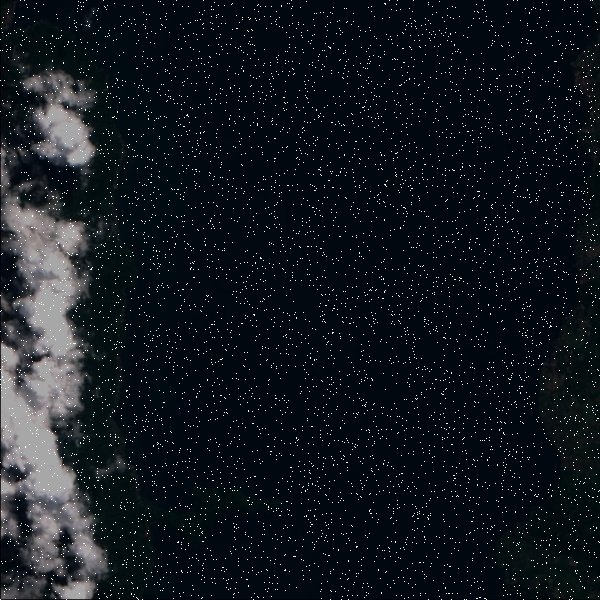
#> input picture renamed_images/7.jpg, 600 x 600 px, found by its file name
$ python ModifiedHINR.py
#> lines starting #> are read from the running program, lines starting #| are printed output that depends on the picture; after the words box and inside, x2 and y2 are one past the last pixel; in counts of white or black regions, pixels touching at a corner belong together; long printed decimals are rounded
#> further down, input_image is the input picture: shape (600, 600, 3); mean B, G, R 30.9, 24.6, 18.2
import cv2
import numpy as np

def improved_noise_removal(color_image):
    height, width, channels = color_image.shape
#> height = 600; width = 600; channels = 3
    result_image = color_image.copy()

    for y in range(1, height - 1):
        for x in range(1, width - 1):
            center_pixel = result_image[y, x]

            # Process pixels in the range of 245-255
            if np.all(center_pixel >= [245, 245, 245]) and np.all(center_pixel <= [255, 255, 255]):
                neighbors = result_image[y-1:y+2, x-1:x+2]

                if np.any(np.sum(neighbors, axis=2) < 255 * 3) and np.any(np.sum(neighbors, axis=2) > 0):
                    non_extreme_neighbors = neighbors[np.sum(neighbors, axis=2) < 255 * 3]

                    # Refine adaptive weighting based on local variance
                    local_variance = np.var(non_extreme_neighbors, axis=0)
                    weight = 0.5 + 0.5 * np.exp(-local_variance / 500)

                    # Compute the weighted average for non-extreme neighbors
                    weighted_average = np.sum(non_extreme_neighbors * weight, axis=0) / np.sum(weight)

                    # Replace the center pixel with the weighted average
                    result_image[y, x] = weighted_average.astype(np.uint8)
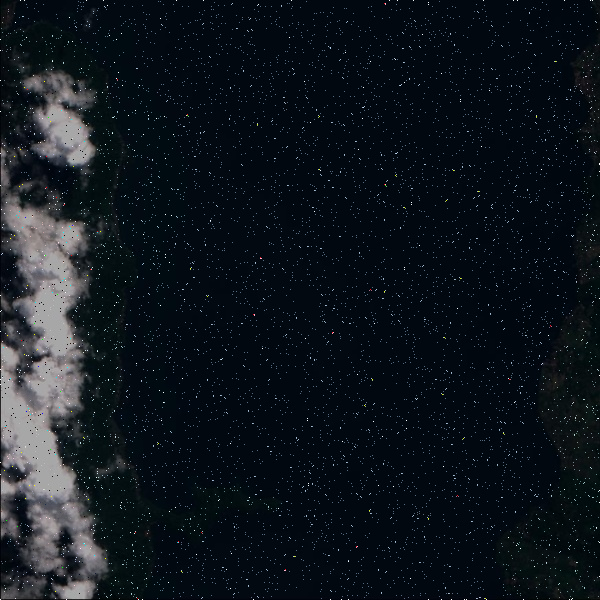
#> result_image: shape (600, 600, 3); 1.94% of pixels changed, all inside (x1, y1, x2, y2) = (1, 1, 599, 599)

    return result_image

def modified_hinr_filter(input_image):
    noise_removal_output = improved_noise_removal(input_image)

    # Additional Step: Apply morphological opening for removing isolated bright spots
    kernel = np.ones((3, 3), np.uint8)
#> kernel = [[1, 1, 1], [1, 1, 1], [1, 1, 1]]
    opening = cv2.morphologyEx(noise_removal_output, cv2.MORPH_OPEN, kernel)
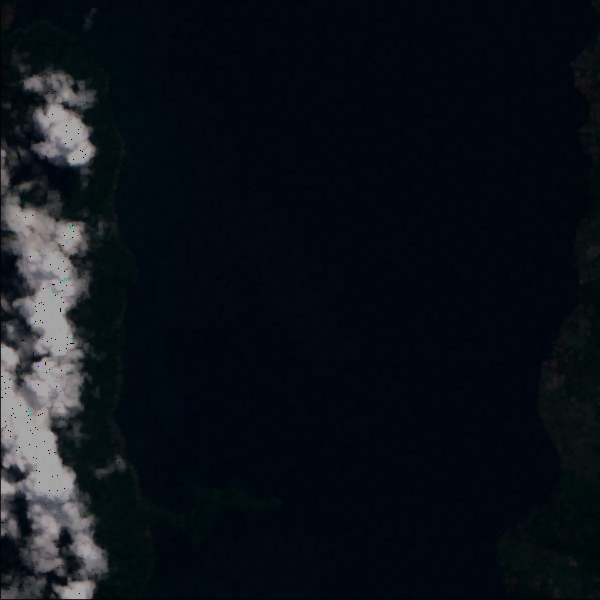
#> opening: shape (600, 600, 3); mean B, G, R 24.9, 18.4, 12.3

    # Step 2: Bilateral filter for edge preservation
    bilateral_filtered = cv2.bilateralFilter(opening, d=9, sigmaColor=20, sigmaSpace=20)

    # Step 3: Edge enhancement
    edge_enhancement = cv2.subtract(opening, bilateral_filtered)

    # Step 4: Final sharpening
    final_sharpening = cv2.add(opening, edge_enhancement)

    return final_sharpening

def calculate_metrics(input_image, output_image):
    # Convert images to grayscale for MSE and MAE calculations
    input_gray = cv2.cvtColor(input_image, cv2.COLOR_BGR2GRAY)
    output_gray = cv2.cvtColor(output_image, cv2.COLOR_BGR2GRAY)

    # Calculate Mean Squared Error (MSE)
    mse = np.mean((input_gray - output_gray) ** 2)
#> mse = 7.44

    # Calculate Mean Absolute Error (MAE)
    mae = np.mean(np.abs(input_gray - output_gray))
#> mae = 44.58

    # Calculate Peak Signal-to-Noise Ratio (PSNR)
    max_pixel_value = 255
    psnr = 20 * np.log10(max_pixel_value / np.sqrt(mse))
#> psnr = 39.41

    return mse, mae, psnr

# Load your input image
input_image = cv2.imread('7.jpg')

# Apply the modified HINR filter
filtered_image = modified_hinr_filter(input_image)

# Save the output image
cv2.imwrite('HINR.jpg', filtered_image)

# Display both the input and output images
cv2.imshow('Input Image', input_image)
cv2.imshow('Output Image', filtered_image)
cv2.waitKey(0)
cv2.destroyAllWindows()

# Calculate evaluation metrics
mse, mae, psnr = calculate_metrics(input_image, filtered_image)
#> mse = 7.44; mae = 44.58; psnr = 39.41

# Print evaluation metrics
print("Mean Squared Error (MSE):", mse)
#| Mean Squared Error (MSE): 7.442
print("Mean Absolute Error (MAE):", mae)
#| Mean Absolute Error (MAE): 44.584
print("Peak Signal-to-Noise Ratio (PSNR):", psnr)
#| Peak Signal-to-Noise Ratio (PSNR): 39.414

$ run again, with renamed_images/1.jpg copied over renamed_images/7.jpg
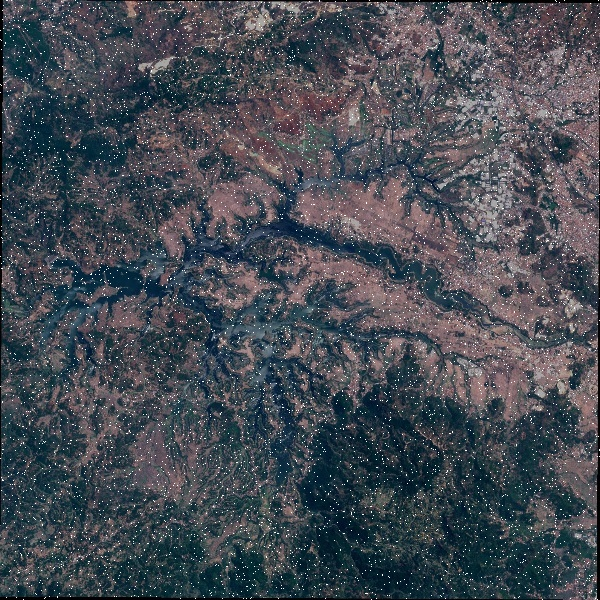
#> input picture renamed_images/1.jpg, 600 x 600 px, found by its file name
#> input_image is the input picture: shape (600, 600, 3); mean B, G, R 83.2, 75.1, 69.6
#> after the loop in improved_noise_removal, `for y in range(1, height - 1):`:
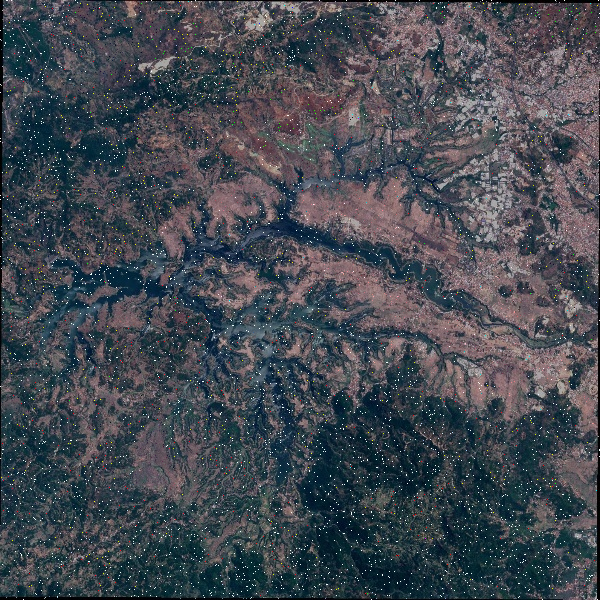
#> result_image: shape (600, 600, 3); 1.27% of pixels changed, all inside (x1, y1, x2, y2) = (1, 1, 599, 599)
#> in calculate_metrics, `output_gray = cv2.cvtColor(output_image, cv2.COLOR_BGR2GRAY)`:
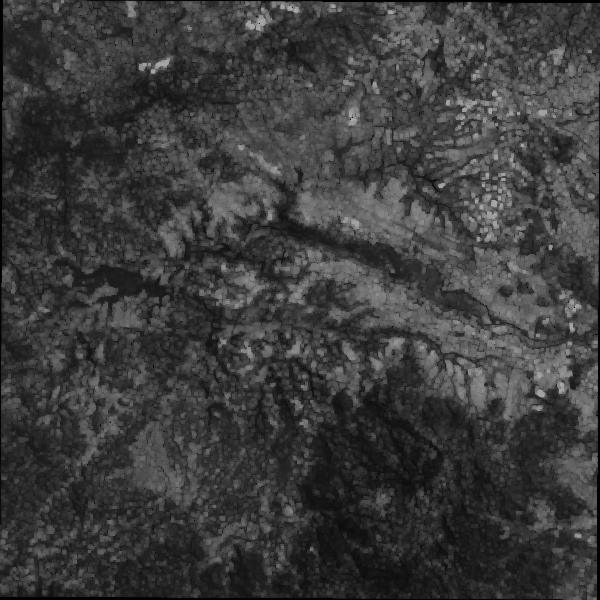
#> output_gray: shape (600, 600); min 0, max 170, mean 59.9
#> in calculate_metrics, `mse = np.mean((input_gray - output_gray) ** 2)`: mse = 55.23
#> in calculate_metrics, `mae = np.mean(np.abs(input_gray - output_gray))`: mae = 47.47
#> in calculate_metrics, `psnr = 20 * np.log10(max_pixel_value / np.sqrt(mse))`: psnr = 30.71
#> `mse, mae, psnr = calculate_metrics(input_image, filtered_image)`: mse = 55.23; mae = 47.47; psnr = 30.71
#| Mean Squared Error (MSE): 55.228
#| Mean Absolute Error (MAE): 47.474
#| Peak Signal-to-Noise Ratio (PSNR): 30.709

$ run again, with renamed_images/10.jpg copied over renamed_images/7.jpg
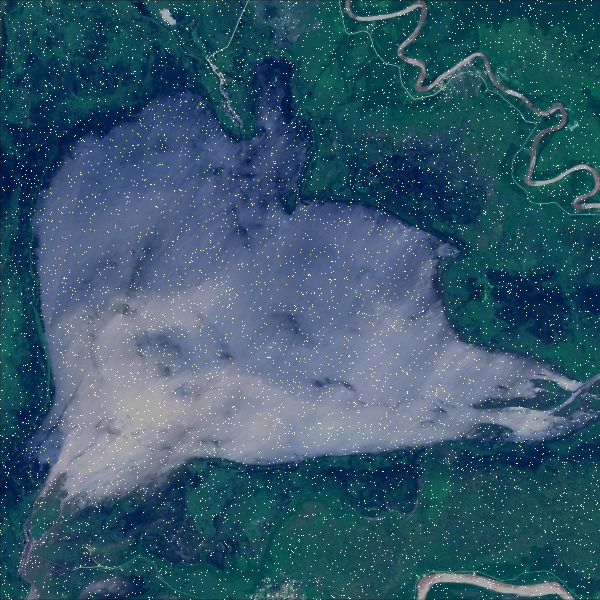
#> input picture renamed_images/10.jpg, 600 x 600 px, found by its file name
#> input_image is the input picture: shape (600, 600, 3); mean B, G, R 107.8, 88.1, 53.3
#> after the loop in improved_noise_removal, `for y in range(1, height - 1):`:
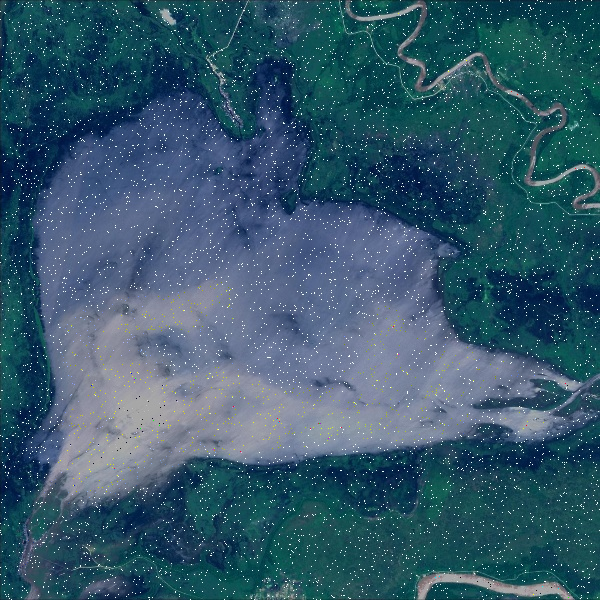
#> result_image: shape (600, 600, 3); 0.28% of pixels changed, all inside (x1, y1, x2, y2) = (22, 8, 599, 598)
#> in calculate_metrics, `output_gray = cv2.cvtColor(output_image, cv2.COLOR_BGR2GRAY)`:
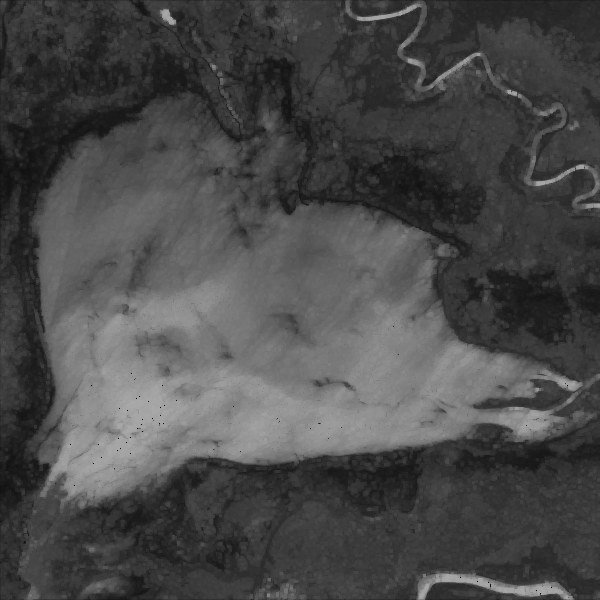
#> output_gray: shape (600, 600); min 2, max 170, mean 73.9
#> in calculate_metrics, `mse = np.mean((input_gray - output_gray) ** 2)`: mse = 18.23
#> in calculate_metrics, `mae = np.mean(np.abs(input_gray - output_gray))`: mae = 41.73
#> in calculate_metrics, `psnr = 20 * np.log10(max_pixel_value / np.sqrt(mse))`: psnr = 35.52
#> `mse, mae, psnr = calculate_metrics(input_image, filtered_image)`: mse = 18.23; mae = 41.73; psnr = 35.52
#| Mean Squared Error (MSE): 18.229
#| Mean Absolute Error (MAE): 41.731
#| Peak Signal-to-Noise Ratio (PSNR): 35.523

$ run again, with renamed_images/11.jpg copied over renamed_images/7.jpg
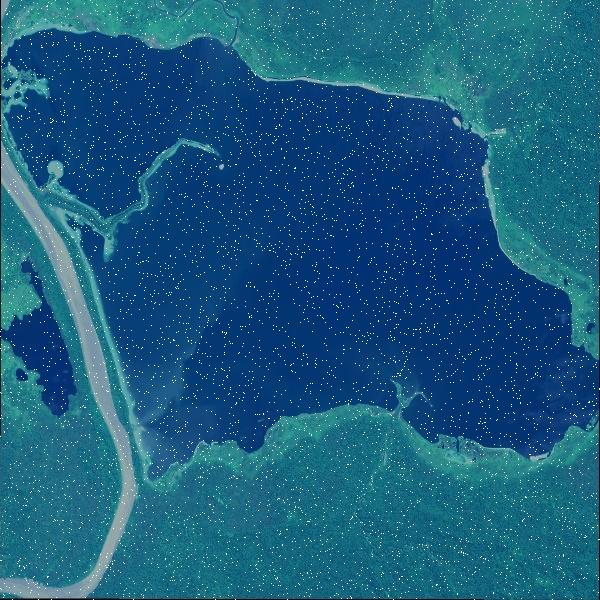
#> input picture renamed_images/11.jpg, 600 x 600 px, found by its file name
#> input_image is the input picture: shape (600, 600, 3); mean B, G, R 127, 91.4, 25.1
#> in modified_hinr_filter, `opening = cv2.morphologyEx(noise_removal_output, cv2.MORPH_OPEN, kernel)`:
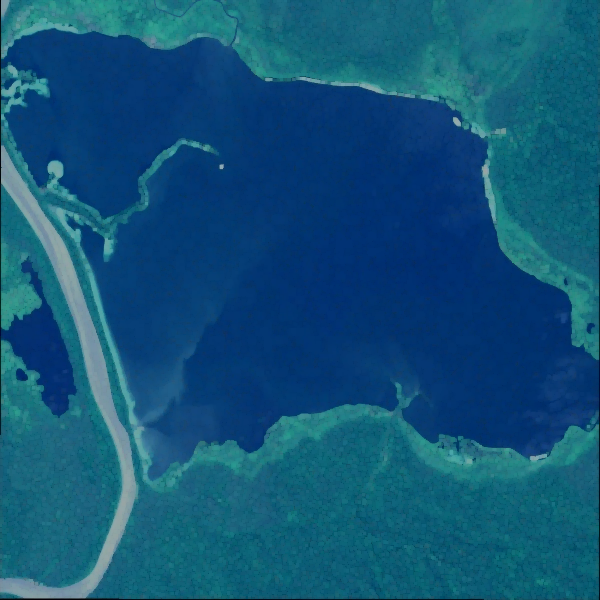
#> opening: shape (600, 600, 3); mean B, G, R 120, 84, 17.2
#> in calculate_metrics, `output_gray = cv2.cvtColor(output_image, cv2.COLOR_BGR2GRAY)`:
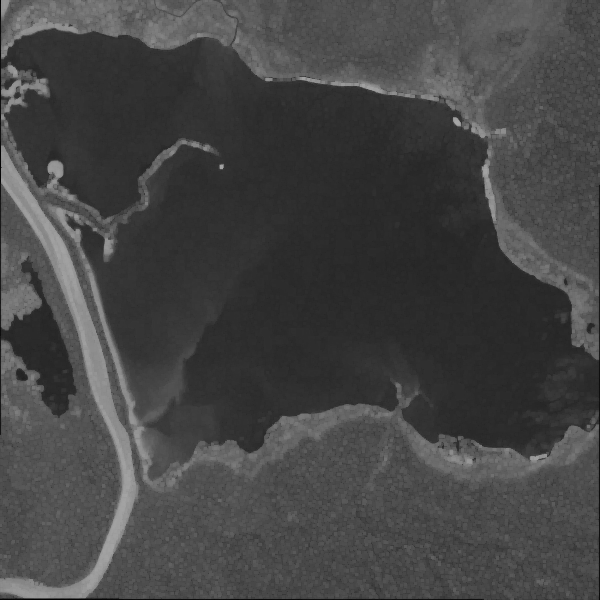
#> output_gray: shape (600, 600); min 1, max 166, mean 68.9
#> in calculate_metrics, `mse = np.mean((input_gray - output_gray) ** 2)`: mse = 25.95
#> in calculate_metrics, `mae = np.mean(np.abs(input_gray - output_gray))`: mae = 38.44
#> in calculate_metrics, `psnr = 20 * np.log10(max_pixel_value / np.sqrt(mse))`: psnr = 33.99
#> `mse, mae, psnr = calculate_metrics(input_image, filtered_image)`: mse = 25.95; mae = 38.44; psnr = 33.99
#| Mean Squared Error (MSE): 25.953
#| Mean Absolute Error (MAE): 38.443
#| Peak Signal-to-Noise Ratio (PSNR): 33.989
